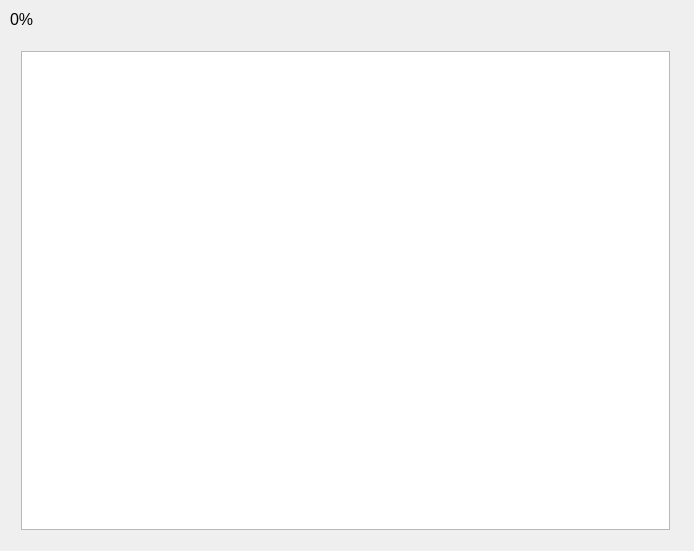
<?xml version="1.0" encoding="UTF-8"?>
<ui version="4.0">
 <class>Widget</class>
 <widget class="QWidget" name="Widget">
  <property name="geometry">
   <rect>
    <x>0</x>
    <y>0</y>
    <width>694</width>
    <height>551</height>
   </rect>
  </property>
  <property name="windowTitle">
   <string>Xonix</string>
  </property>
  <widget class="QWidget" name="horizontalLayoutWidget">
   <property name="geometry">
    <rect>
     <x>10</x>
     <y>40</y>
     <width>671</width>
     <height>501</height>
    </rect>
   </property>
   <layout class="QHBoxLayout" name="horizontalLayout_2">
    <item>
     <widget class="QGraphicsView" name="graphicsView"/>
    </item>
   </layout>
  </widget>
  <widget class="QLabel" name="lScore">
   <property name="geometry">
    <rect>
     <x>10</x>
     <y>10</y>
     <width>151</width>
     <height>19</height>
    </rect>
   </property>
   <property name="maximumSize">
    <size>
     <width>674</width>
     <height>16777215</height>
    </size>
   </property>
   <property name="font">
    <font>
     <pointsize>12</pointsize>
    </font>
   </property>
   <property name="text">
    <string>0%</string>
   </property>
  </widget>
 </widget>
 <layoutdefault spacing="6" margin="11"/>
 <resources/>
 <connections/>
</ui>
